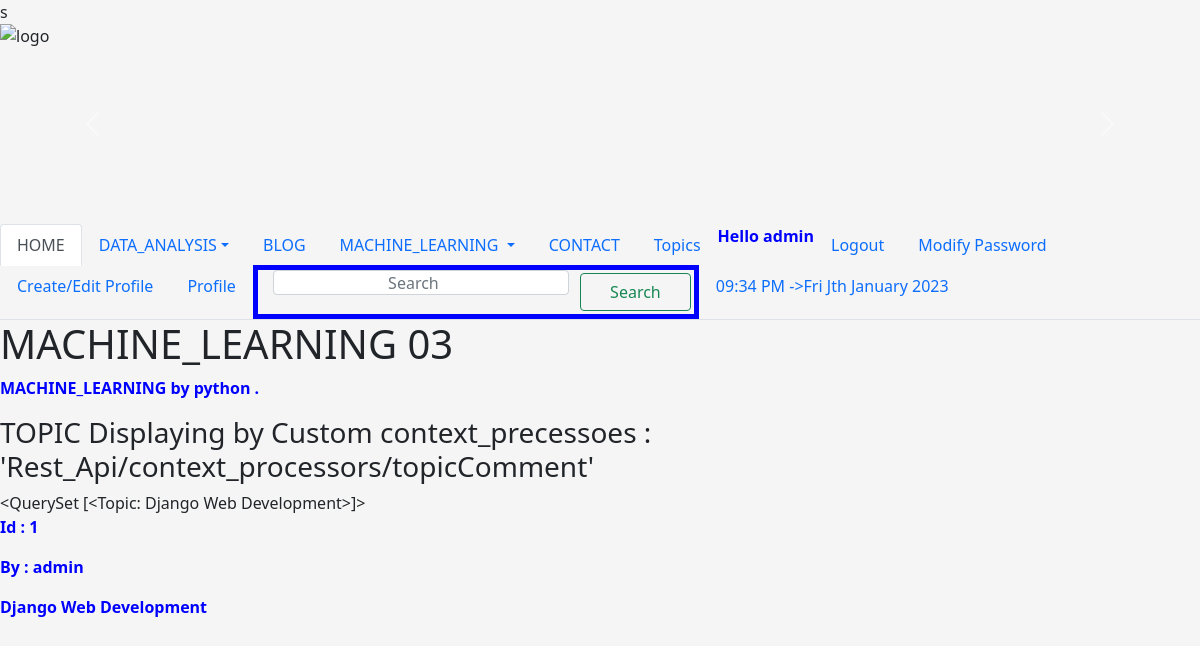
Page /mc2/ (signed in) on the committed database.
### Rest_Api/models.py (models this page shows)
class Topic(models.Model):
    text=models.CharField(max_length=200)
    date_added=models.DateTimeField(auto_now_add=True)
    owner=models.ForeignKey(User,on_delete=models.CASCADE)
    def __str__(self):
        return self.text

### machine_learning/views.py (the view)
# urls.py: path('mc2/',machine_02),
@login_required
def machine_02(request):
    return render (request, 'machine-learning/machine-learning3.html')

### Rest_Api/context_processors.py (called while the page is built)
def topicComment(request):
    TOPIC=Topic.objects.order_by('date_added')
    return   {'TOPIC': TOPIC }

### templates/machine-learning/machine-learning3.html (shortened to what this page needs)
<!DOCTYPE html>
{% extends 'common_code/base.html' %}
{% block content %}
<h1>MACHINE_LEARNING 03 </h1>
<p>MACHINE_LEARNING  by python .</p>
 <div> <h3>  TOPIC Displaying by Custom context_precessoes : 'Rest_Api/context_processors/topicComment' </h3>
    {{ TOPIC}}  {{ip}}
    {% for i in  TOPIC %}
      <p> Id :   {{i.id}} </p>
      <p> By  :   {{i.owner}} </p>
      <p> {{i.text}} </p>
   {% endfor %}
 </div>
{% endblock content %}

### templates/common_code/base.html (shortened to what this page needs)
s<!DOCTYPE html>
    {% load static %}
<html>
<head>
<link href="https://cdn.jsdelivr.net/npm/bootstrap@5.0.2/dist/css/bootstrap.min.css" rel="stylesheet">
<link rel="stylesheet", href="{% static 'css/bootstrap.min.css' %}" />
<link rel="stylesheet", href="{% static 'css/style1.css' %}" />
{% load notifications_tags %}
</head>
<body>
    <div id="carouselExampleControls" class="carousel slide" data-bs-ride="carousel">
        <div class="carousel-inner">
          <div class="carousel-item active">
            <img src="{% static 'image/pexels-pixabay-65894.jpg' %}" alt="logo" class="d-block w-100" alt="FIRST SLIDE">
          </div>
        </div>
        <button class="carousel-control-prev" type="button" data-bs-target="#carouselExampleControls" data-bs-slide="prev">
          <span class="carousel-control-prev-icon" aria-hidden="true"></span>
        </button>
        <button class="carousel-control-next" type="button" data-bs-target="#carouselExampleControls" data-bs-slide="next">
          <span class="carousel-control-next-icon" aria-hidden="true"></span>
        </button>
      </div>
    <ul class="nav nav-tabs">
        <li class="nav-item">
          <a class="nav-link active" aria-current="page" href="{% url 'home' %}">HOME</a>
        </li>
        <li class="nav-item dropdown">
          <a class="nav-link dropdown-toggle" data-bs-toggle="dropdown" href="#" role="button" aria-expanded="false">DATA_ANALYSIS</a>
        </li>
        <li class="nav-item">
          <a class="nav-link" href="#">BLOG</a>
        </li>
        <li class="nav-item dropdown">
            <a class="nav-link dropdown-toggle" data-bs-toggle="dropdown" href="#" role="button" aria-expanded="false">MACHINE_LEARNING </a>
          </li>
        <li class="nav-item">
           <a class="nav-link" href="#">CONTACT</a>
        </li>
        <li class="nav-item">
          <a class="nav-link" href="{% url 'topics' %}">Topics</a>
       </li>
                {%  notifications_unread as unread_count%}
            {% if user.is_authenticated %}
            <p> Hello {{user.username}} </p>
            <li class="nav-item">
              <a class="nav-link" href="{% url 'logout' %} ">Logout</a>
           </li>
           <li class="nav-item">
            <a class="nav-link" href="{% url 'password' %}">Modify Password</a>
          </li>
          <li class="nav-item">
            <a class="nav-link" href="{% url 'UserProfileCreate' %}">Create/Edit Profile</a>
          </li>
          <li class="nav-item">
            <a class="nav-link" href="{% url 'UserProfileView' %}"> Profile</a>
          </li>
            {% endif %}
     <form class="d-flex" method="POST" action="/education/search/" >
      <input class="form-control me-2" name="search" type="search" placeholder="Search" aria-label="Search">
      <button class="btn btn-outline-success" type="submit">Search</button>
    </form>
      <li class="nav-item">
      <a class="nav-link" href=" ">{% now "h:i A"  %} ->{% now "D JS F Y" %}</a>
     </li>
      </ul>
{% block content %} {% endblock content %}
</body>
</html>

### static/css/style1.css (style rules this page uses)
body { background-color: whitesmoke; }
p { color:blue; font-weight: 800; font-size: 20; }
img { width:400px; height:200px; }
form { border :5px solid blue; padding-left: 15px; }
input { text-align: center; height:25px; width:300px; background-color:darkorange; }
button { border:2px solid blue; width:150px; margin:3px; }

### rows in the picture
Topic: text "<QuerySet [<Topic: Django Web Development>]>", id "1", owner "admin", text "Django Web Development"

### other values in the picture
{{ user.username }} "admin"
